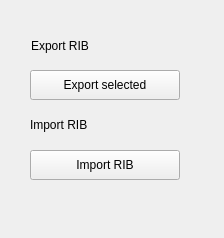
<?xml version="1.0" encoding="UTF-8"?>
<ui version="4.0">
 <class>Form</class>
 <widget class="QWidget" name="Form">
  <property name="geometry">
   <rect>
    <x>0</x>
    <y>0</y>
    <width>224</width>
    <height>238</height>
   </rect>
  </property>
  <property name="windowTitle">
   <string>Form</string>
  </property>
  <widget class="QPushButton" name="pushButton_2">
   <property name="geometry">
    <rect>
     <x>30</x>
     <y>70</y>
     <width>150</width>
     <height>30</height>
    </rect>
   </property>
   <property name="minimumSize">
    <size>
     <width>150</width>
     <height>30</height>
    </size>
   </property>
   <property name="text">
    <string>Export selected</string>
   </property>
  </widget>
  <widget class="QLabel" name="label_2">
   <property name="geometry">
    <rect>
     <x>30</x>
     <y>110</y>
     <width>150</width>
     <height>30</height>
    </rect>
   </property>
   <property name="minimumSize">
    <size>
     <width>150</width>
     <height>30</height>
    </size>
   </property>
   <property name="text">
    <string>Import RIB</string>
   </property>
  </widget>
  <widget class="QPushButton" name="pushButton_3">
   <property name="geometry">
    <rect>
     <x>30</x>
     <y>150</y>
     <width>150</width>
     <height>30</height>
    </rect>
   </property>
   <property name="minimumSize">
    <size>
     <width>150</width>
     <height>30</height>
    </size>
   </property>
   <property name="text">
    <string>Import RIB</string>
   </property>
  </widget>
  <widget class="QLabel" name="label">
   <property name="geometry">
    <rect>
     <x>31</x>
     <y>31</y>
     <width>150</width>
     <height>30</height>
    </rect>
   </property>
   <property name="minimumSize">
    <size>
     <width>150</width>
     <height>30</height>
    </size>
   </property>
   <property name="text">
    <string>Export RIB</string>
   </property>
  </widget>
 </widget>
 <resources/>
 <connections/>
</ui>
